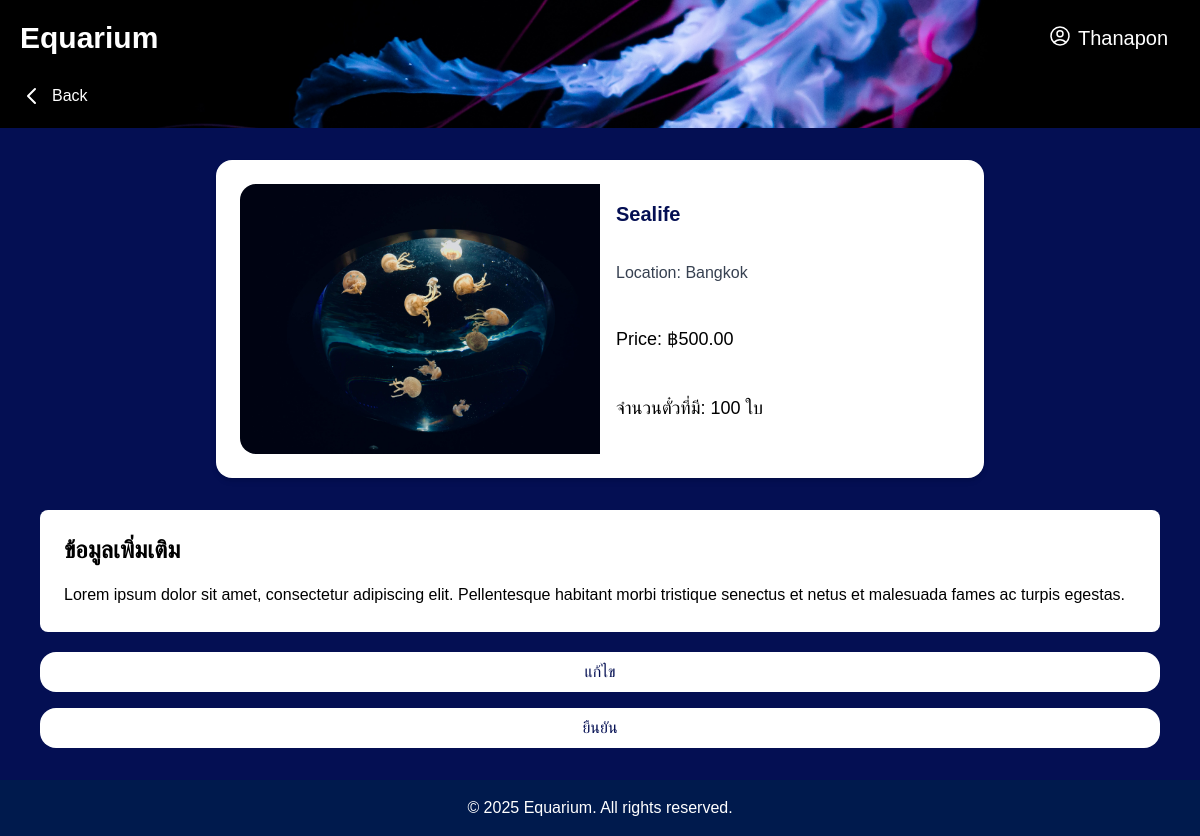
Page /admin/edit_event.php?id=1 (signed in) on the committed database.
### tables this page shows
CREATE TABLE `events` (
  `event_id` int(11) NOT NULL,
  `name` varchar(100) NOT NULL,
  `image` varchar(255) NOT NULL,
  `location` varchar(100) NOT NULL,
  `activity` varchar(255) NOT NULL,
  `price` decimal(10,2) NOT NULL,
  `created_at` timestamp NOT NULL DEFAULT current_timestamp(),
  `ticket_quantity` int(11) NOT NULL DEFAULT 0,
  `description` text NOT NULL
);

### admin/edit_event.php (the view, shortened to what this page needs)
<?php
include '../includes/navbar.php';
$conn = new mysqli("localhost", "root", "", "aquarium");
$event_id = isset($_GET['id']) ? intval($_GET['id']) : 0;
$sql = "SELECT * FROM events WHERE event_id = ?";
$stmt = $conn->prepare($sql);
$stmt->bind_param("i", $event_id);
$stmt->execute();
$event = $stmt->get_result()->fetch_assoc();
?>
<!DOCTYPE html>
<html lang="en">
<head>
  <script src="https://cdn.tailwindcss.com"></script>
</head>
<body class="bg-mainBlue text-white font-poppins">
  <header class="relative h-32 bg-center bg-cover bg-no-repeat" style="background-image: url('../image/jellyfish-aquarium-black-background-glowing-white-amoled-3840x2160-2094.jpg');">
        <div class="absolute top-5 left-5 z-50 flex items-center">
            <a href="../homepage/aquarium.php" class="text-white text-3xl font-bold">Equarium</a>
        </div>
        <div class="absolute bottom-5 left-5 z-50">
            <a href="editinfo_ticket.php" class="inline-flex items-center space-x-2 text-white hover:underline">
            <svg xmlns="http://www.w3.org/2000/svg" class="h-6 w-6" fill="none"
                viewBox="0 0 24 24" stroke="currentColor" stroke-width="2">
                <path stroke-linecap="round" stroke-linejoin="round"
                    d="M15 19l-7-7 7-7" />
            </svg>
            <span>Back</span>
            </a>
        </div>
  </header>
  <main class="max-w-6xl mx-auto px-4 py-8">
    <section class="bg-white text-black rounded-2xl p-6 mb-8 max-w-3xl mx-auto flex flex-col md:flex-row shadow-md">
      <div class="md:w-1/2">
        <img
          src="<?php echo htmlspecialchars($event['image']); ?>"
          alt="<?php echo htmlspecialchars($event['name']); ?>"
          class="w-full h-full object-cover rounded-2xl md:rounded-r-none"
        >
      </div>
      <div class="md:w-1/2 p-4 flex flex-col justify-between">
        <h2 class="text-xl font-bold mb-2 text-mainBlue"><?php echo htmlspecialchars($event['name']); ?></h2>
        <p class="text-gray-700 mb-4">Location: <?php echo htmlspecialchars($event['location']); ?></p>
        <p class="text-lg mb-4">Price: ฿<?php echo htmlspecialchars($event['price']); ?></p>
        <p class="text-lg mb-4">จำนวนตั๋วที่มี: <?php echo htmlspecialchars($event['ticket_quantity']); ?> ใบ</p>
      </div>
    </section>
    <section class="bg-[#ffffff] text-black rounded-lg p-6">
      <h3 class="text-2xl font-semibold mb-4">ข้อมูลเพิ่มเติม</h3>
      <p class="leading-relaxed">
        Lorem ipsum dolor sit amet, consectetur adipiscing elit. Pellentesque
        habitant morbi tristique senectus et netus et malesuada fames ac turpis
        egestas.
      </p>
    </section>
        <div class="flex justify-between items-center mt-5">
          <button id="editButton"
            class="bg-white text-mainBlue px-4 py-2 rounded-2xl hover:bg-hoverBlue transition w-full">
            แก้ไข
          </button>
        </div>
        <div class="mt-4 flex justify-between">
            <button id="confirmButton" class="bg-white text-mainBlue px-4 py-2 rounded-2xl hover:bg-hoverBlue transition w-full">
              ยืนยัน
            </button>
        </div>
  </main>
  <footer class="bg-[#001a4d] text-white py-4 text-center">
    <p>&copy; 2025 Equarium. All rights reserved.</p>
  </footer>
</body>
</html>

### rows in the picture
events: image (picture), name "Sealife", location "Bangkok", price "500.00", ticket_quantity "100"

### other values in the picture
$_SESSION['user'] "Thanapon"
